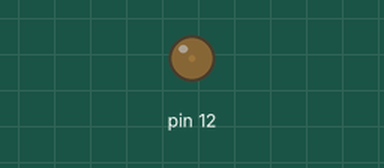
Recording of a program running on a simulated Raspberry Pi (header pin numbers). Shown: output pins drawn as LEDs (lit = HIGH).

Above: at 0.05 s.
At 0.65 s:
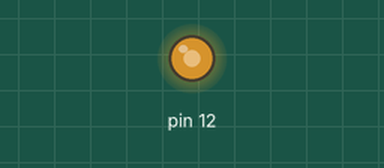
At 1.15 s:
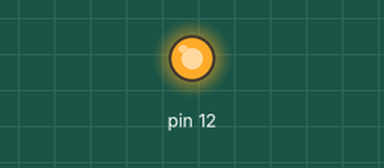
At 2.25 s:
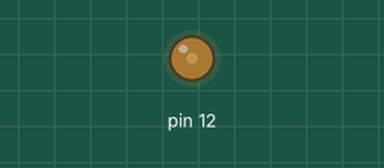
Timing chart, 0 to 7.0 s (numbered marks = the images above):
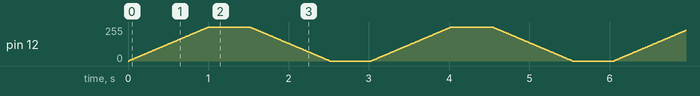

The program:

pwm.01.py
```python
'''
Control the Brightness of LED using PWM on Raspberry Pi
http://www.electronicwings.com

See https://www.electronicwings.com/raspberry-pi/raspberry-pi-pwm-generation-using-python-and-c
Resistor 220 or 230 Ohms on the wiring schema

'''

import RPi.GPIO as GPIO
from time import sleep

ledpin: int = 12				       # PWM pin connected to LED
GPIO.setwarnings(False)			       # disable warnings
GPIO.setmode(GPIO.BOARD)		       # set pin numbering system
GPIO.setup(ledpin, GPIO.OUT)
pi_pwm = GPIO.PWM(ledpin, 1000)		   # create PWM instance with frequency
pi_pwm.start(0)				           # start PWM of required Duty Cycle
keep_looping: bool = True

try:
    while keep_looping:
        # print("Increasing...")
        for duty in range(0, 101, 1):
            pi_pwm.ChangeDutyCycle(duty)   # provide duty cycle in the range 0-100
            sleep(0.01)
        sleep(0.5)

        # print("Decreasing...")
        for duty in range(100, -1, -1):
            pi_pwm.ChangeDutyCycle(duty)
            sleep(0.01)
        sleep(0.5)
except KeyboardInterrupt:
    keep_looping = False
    print("\n\t\tOver and out!")
    pass

print("Done with PWM.")
```
